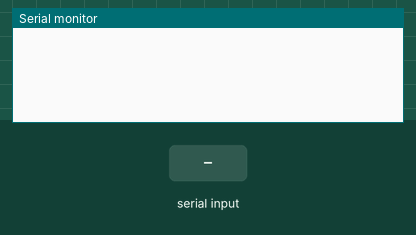
Simulated run of this sketch. Board: Arduino Uno, built with avr-gcc and run on an emulated ATmega328P. Shown: the last lines printed to the serial monitor. The inputs (shaded band) are chosen by the test bench.

Above: at 1.2 s.
1.3 s: "90,45\n" received over Serial
At 2.5 s:
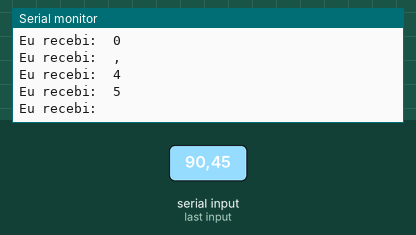
2.8 s: "c90\n" received over Serial
At 3.9 s:
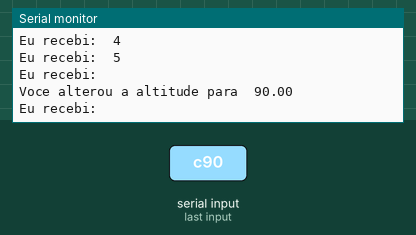
Timing chart, 0 to 5.8 s (numbered marks = the images above; inputs shaded):
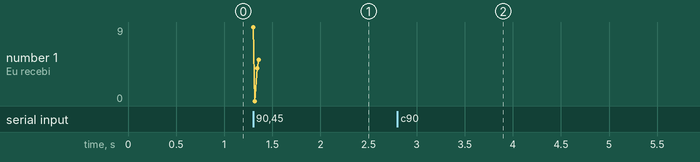

Measured:
- after the input at 1.3 s, the serial monitor: prints a new line at once (image 1)
- after the input at 2.8 s, the serial monitor: prints a new line at once (image 2)

The sketch:

arduino_comunicacao_serial_30072022.ino
```cpp
char incomingByte = 0; // variável para o dado recebido

void setup() {
  Serial.begin(9600); // abre a porta serial, configura a taxa de transferência para 9600 bps
}

void loop() {
  // apenas responde quando dados são recebidos:
  if (Serial.available() > 0) {
    // lê do buffer o dado recebido:
    incomingByte = Serial.read();
    if(incomingByte == 'c')                                         // criar um função e documentação para esse tipo de comando ~ protocolo comunicacao
    {
      float altitude = Serial.parseFloat();                         // leitura do serial um float
      Serial.print("Voce alterou a altitude para\t");
      Serial.println(altitude);
    }
    else
    {
    // responde com o dado recebido:
    Serial.print("Eu recebi:\t");
    Serial.println(incomingByte);
    }
  }
}
```
